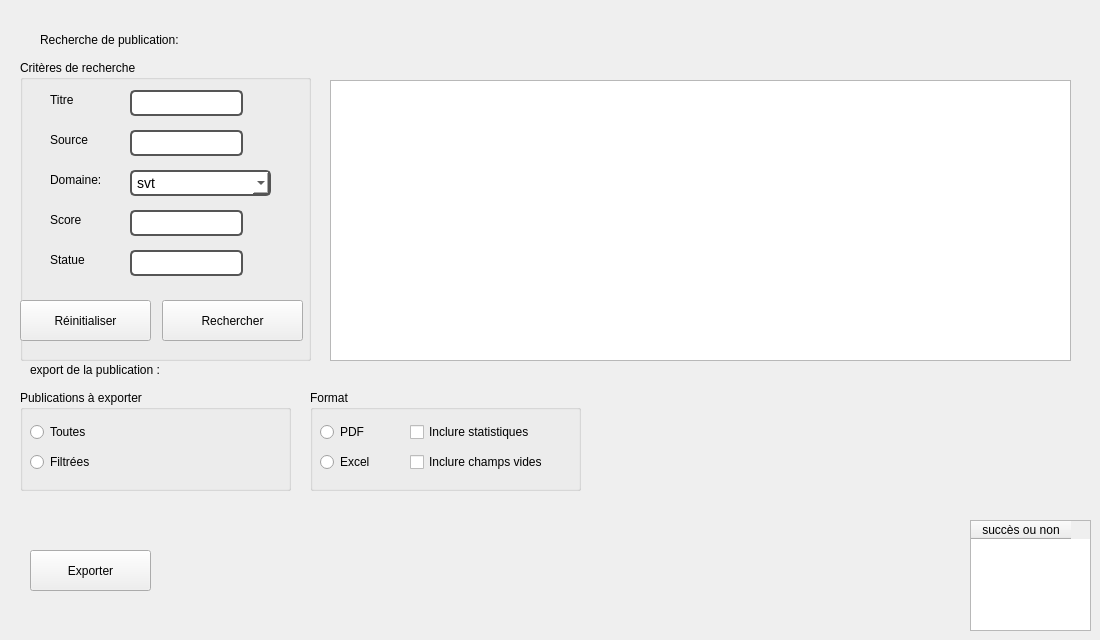
    <widget class="QWidget" name="tab">
     <attribute name="title">
      <string>Recherche et export</string>
     </attribute>
     <widget class="QGroupBox" name="groupBox">
      <property name="geometry">
       <rect>
        <x>20</x>
        <y>60</y>
        <width>291</width>
        <height>301</height>
       </rect>
      </property>
      <property name="title">
       <string>Critères de recherche</string>
      </property>
      <widget class="QLineEdit" name="lineEdit">
       <property name="geometry">
        <rect>
         <x>110</x>
         <y>30</y>
         <width>113</width>
         <height>26</height>
        </rect>
       </property>
       <property name="styleSheet">
        <string notr="true">QLineEdit {
    color: black;
    background-color: white;
    border: 2px solid #555;
    border-radius: 5px;
    padding: 5px;
    font-size: 14px;
}
</string>
       </property>
       <property name="text">
        <string/>
       </property>
      </widget>
      <widget class="QPushButton" name="pushButton_2">
       <property name="geometry">
        <rect>
         <x>0</x>
         <y>240</y>
         <width>131</width>
         <height>41</height>
        </rect>
       </property>
       <property name="text">
        <string>Réinitialiser</string>
       </property>
      </widget>
      <widget class="QLineEdit" name="lineEdit_2">
       <property name="geometry">
        <rect>
         <x>110</x>
         <y>70</y>
         <width>113</width>
         <height>26</height>
        </rect>
       </property>
       <property name="styleSheet">
        <string notr="true">QLineEdit {
    color: black;
    background-color: white;
    border: 2px solid #555;
    border-radius: 5px;
    padding: 5px;
    font-size: 14px;
}
</string>
       </property>
       <property name="text">
        <string/>
       </property>
      </widget>
      <widget class="QLabel" name="label">
       <property name="geometry">
        <rect>
         <x>30</x>
         <y>110</y>
         <width>71</width>
         <height>20</height>
        </rect>
       </property>
       <property name="text">
        <string>Domaine:</string>
       </property>
      </widget>
      <widget class="QComboBox" name="comboBox">
       <property name="geometry">
        <rect>
         <x>110</x>
         <y>110</y>
         <width>141</width>
         <height>26</height>
        </rect>
       </property>
       <property name="styleSheet">
        <string notr="true">QComboBox {
    color: black;
    background-color: white;
    border: 2px solid #555;
    border-radius: 5px;
    padding: 5px;
    font-size: 14px;
}

QComboBox QAbstractItemView {
    background-color: white;
    color: black;
    selection-background-color: #0078d7;
    selection-color: white;
}
</string>
       </property>
       <item>
        <property name="text">
         <string>svt</string>
        </property>
       </item>
      </widget>
      <widget class="QPushButton" name="pushButton_3">
       <property name="geometry">
        <rect>
         <x>142</x>
         <y>240</y>
         <width>141</width>
         <height>41</height>
        </rect>
       </property>
       <property name="text">
        <string>Rechercher</string>
       </property>
      </widget>
      <widget class="QLineEdit" name="lineEdit_4">
       <property name="geometry">
        <rect>
         <x>110</x>
         <y>190</y>
         <width>113</width>
         <height>26</height>
        </rect>
       </property>
       <property name="styleSheet">
        <string notr="true">QLineEdit {
    color: black;
    background-color: white;
    border: 2px solid #555;
    border-radius: 5px;
    padding: 5px;
    font-size: 14px;
}
</string>
       </property>
       <property name="text">
        <string/>
       </property>
      </widget>
      <widget class="QLabel" name="label_22">
       <property name="geometry">
        <rect>
         <x>30</x>
         <y>30</y>
         <width>63</width>
         <height>20</height>
        </rect>
       </property>
       <property name="text">
        <string>Titre</string>
       </property>
      </widget>
      <widget class="QLabel" name="label_23">
       <property name="geometry">
        <rect>
         <x>30</x>
         <y>70</y>
         <width>63</width>
         <height>20</height>
        </rect>
       </property>
       <property name="text">
        <string>Source</string>
       </property>
      </widget>
      <widget class="QLabel" name="label_24">
       <property name="geometry">
        <rect>
         <x>30</x>
         <y>150</y>
         <width>63</width>
         <height>20</height>
        </rect>
       </property>
       <property name="text">
        <string>Score</string>
       </property>
      </widget>
      <widget class="QLabel" name="label_25">
       <property name="geometry">
        <rect>
         <x>30</x>
         <y>190</y>
         <width>63</width>
         <height>20</height>
        </rect>
       </property>
       <property name="text">
        <string>Statue</string>
       </property>
      </widget>
      <widget class="QLineEdit" name="lineEdit_3">
       <property name="geometry">
        <rect>
         <x>110</x>
         <y>150</y>
         <width>113</width>
         <height>26</height>
        </rect>
       </property>
       <property name="styleSheet">
        <string notr="true">QLineEdit {
    color: black;
    background-color: white;
    border: 2px solid #555;
    border-radius: 5px;
    padding: 5px;
    font-size: 14px;
}
</string>
       </property>
       <property name="text">
        <string/>
       </property>
      </widget>
     </widget>
     <widget class="QGroupBox" name="groupBox_2">
      <property name="geometry">
       <rect>
        <x>20</x>
        <y>390</y>
        <width>271</width>
        <height>101</height>
       </rect>
      </property>
      <property name="title">
       <string>Publications à exporter</string>
      </property>
      <widget class="QRadioButton" name="radioButton">
       <property name="geometry">
        <rect>
         <x>10</x>
         <y>30</y>
         <width>110</width>
         <height>24</height>
        </rect>
       </property>
       <property name="text">
        <string>Toutes</string>
       </property>
      </widget>
      <widget class="QRadioButton" name="radioButton_3">
       <property name="geometry">
        <rect>
         <x>10</x>
         <y>60</y>
         <width>110</width>
         <height>24</height>
        </rect>
       </property>
       <property name="text">
        <string>Filtrées</string>
       </property>
      </widget>
     </widget>
     <widget class="QGroupBox" name="groupBox_3">
      <property name="geometry">
       <rect>
        <x>310</x>
        <y>390</y>
        <width>271</width>
        <height>101</height>
       </rect>
      </property>
      <property name="title">
       <string>Format</string>
      </property>
      <widget class="QRadioButton" name="radioButton_2">
       <property name="geometry">
        <rect>
         <x>10</x>
         <y>30</y>
         <width>110</width>
         <height>24</height>
        </rect>
       </property>
       <property name="text">
        <string>PDF</string>
       </property>
      </widget>
      <widget class="QRadioButton" name="radioButton_4">
       <property name="geometry">
        <rect>
         <x>10</x>
         <y>60</y>
         <width>110</width>
         <height>24</height>
        </rect>
       </property>
       <property name="text">
        <string>Excel</string>
       </property>
      </widget>
      <widget class="QCheckBox" name="checkBox">
       <property name="geometry">
        <rect>
         <x>100</x>
         <y>30</y>
         <width>151</width>
         <height>24</height>
        </rect>
       </property>
       <property name="text">
        <string>Inclure statistiques</string>
       </property>
      </widget>
      <widget class="QCheckBox" name="checkBox_2">
       <property name="geometry">
        <rect>
         <x>100</x>
         <y>60</y>
         <width>171</width>
         <height>24</height>
        </rect>
       </property>
       <property name="text">
        <string>Inclure champs vides</string>
       </property>
      </widget>
     </widget>
     <widget class="QPushButton" name="pushButton_4">
      <property name="geometry">
       <rect>
        <x>30</x>
        <y>550</y>
        <width>121</width>
        <height>41</height>
       </rect>
      </property>
      <property name="text">
       <string>Exporter</string>
      </property>
     </widget>
     <widget class="QLabel" name="label_8">
      <property name="geometry">
       <rect>
        <x>30</x>
        <y>360</y>
        <width>191</width>
        <height>20</height>
       </rect>
      </property>
      <property name="styleSheet">
       <string notr="true">font: 900 9pt &quot;Segoe UI&quot;;</string>
      </property>
      <property name="text">
       <string>export de la publication :</string>
      </property>
     </widget>
     <widget class="QLabel" name="label_9">
      <property name="geometry">
       <rect>
        <x>40</x>
        <y>30</y>
        <width>201</width>
        <height>20</height>
       </rect>
      </property>
      <property name="styleSheet">
       <string notr="true">font: 900 9pt &quot;Segoe UI&quot;;</string>
      </property>
      <property name="text">
       <string>Recherche de publication:</string>
      </property>
     </widget>
     <widget class="QTableWidget" name="tableWidget_6">
      <property name="geometry">
       <rect>
        <x>970</x>
        <y>520</y>
        <width>121</width>
        <height>111</height>
       </rect>
      </property>
      <column>
       <property name="text">
        <string>succès ou non</string>
       </property>
      </column>
     </widget>
     <widget class="QTableView" name="tableView_2">
      <property name="geometry">
       <rect>
        <x>330</x>
        <y>80</y>
        <width>741</width>
        <height>281</height>
       </rect>
      </property>
     </widget>
    </widget>
